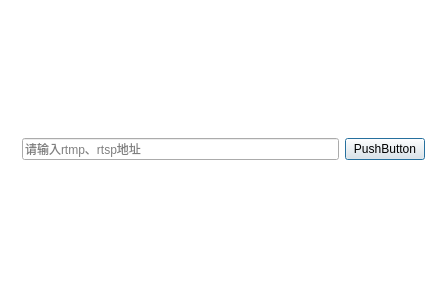
<?xml version="1.0" encoding="UTF-8"?>
<ui version="4.0">
 <class>DlgNetCamera</class>
 <widget class="QDialog" name="DlgNetCamera">
  <property name="geometry">
   <rect>
    <x>0</x>
    <y>0</y>
    <width>447</width>
    <height>298</height>
   </rect>
  </property>
  <property name="windowTitle">
   <string>网络摄像头</string>
  </property>
  <property name="styleSheet">
   <string notr="true">#DlgNetCamera {
	background: rgb(255,255,255);
}
QComboBox {
	background: transparent;
	border: 1px solid rgb(221,221,221);
	border-radius: 4px;
	min-height: 30px;
	padding-left: 8px;
	padding-right: 8px;
}
QComboBox:hover {
	border-color:rgb(57,129,252);
}
QComboBox::drop-down {
	padding-top: 5px;
	image: url(:/Resources/dropDown.png);
}
QComboBox QAbstractItemView{
	margin-top:1;
	outline:0;	
	border:1px solid rgb(225,225,225);
	background-color:rgb(255,255,255);
	selection-background-color:rgb(80,145,255);
}
QComboBox QAbstractItemView::item{
	min-height:30px;
	max-height:30px;
}
QComboBox QAbstractItemView::item:hover{
    background-color:rgb(240,240,240);
	color:rgb(45,45,45);
}
QComboBox QAbstractItemView::item:selected{
    background-color:rgb(240,240,240);
	color:rgb(45,45,45);
}
QSlider {
	min-height: 20px;
	max-height: 20px;
	padding-left: 8px;
	padding-right: 8px;
}
QSlider::add-page:horizontal {       
	background-color:rgb(223,223,223);  
}  
QSlider::sub-page:horizontal {  
	background-color: rgb(57,129,252);
}  
QSlider::groove:horizontal {  
	background:transparent;  
	height:2px;
}  
QSlider::handle:horizontal {
	height: 12px;
	width: 12px;
	margin-top: -5px;
	margin-bottom: -5px;
	border-radius: 6px;
	background: rgb(57,129,252);
}  </string>
  </property>
  <layout class="QVBoxLayout" name="verticalLayout">
   <item>
    <widget class="QWidget" name="horizontalWidget" native="true">
     <property name="sizePolicy">
      <sizepolicy hsizetype="Preferred" vsizetype="Fixed">
       <horstretch>0</horstretch>
       <verstretch>0</verstretch>
      </sizepolicy>
     </property>
     <layout class="QHBoxLayout" name="horizontalLayout">
      <item>
       <widget class="QLineEdit" name="editUrl">
        <property name="placeholderText">
         <string>请输入rtmp、rtsp地址</string>
        </property>
       </widget>
      </item>
      <item>
       <widget class="QPushButton" name="btnOperate">
        <property name="text">
         <string>PushButton</string>
        </property>
       </widget>
      </item>
     </layout>
    </widget>
   </item>
   <item>
    <layout class="QVBoxLayout" name="videoLayout"/>
   </item>
  </layout>
 </widget>
 <layoutdefault spacing="6" margin="11"/>
 <resources/>
 <connections/>
</ui>
